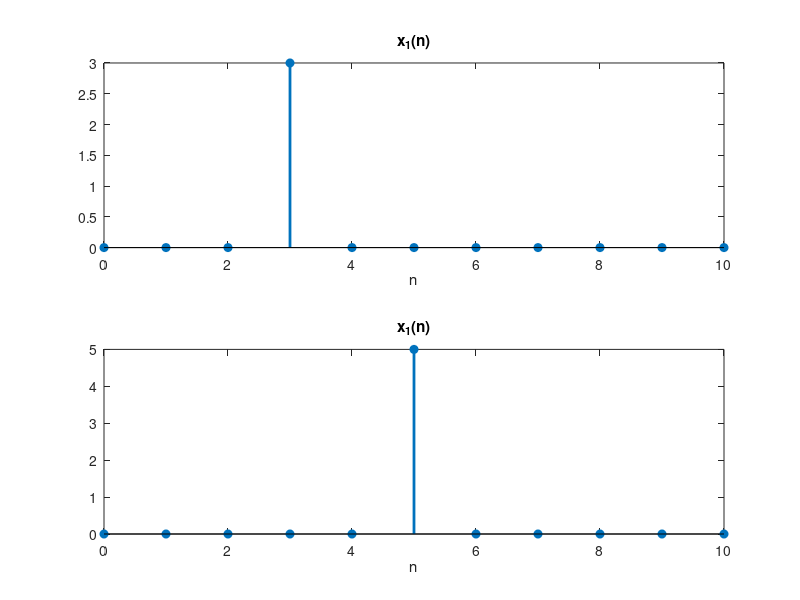
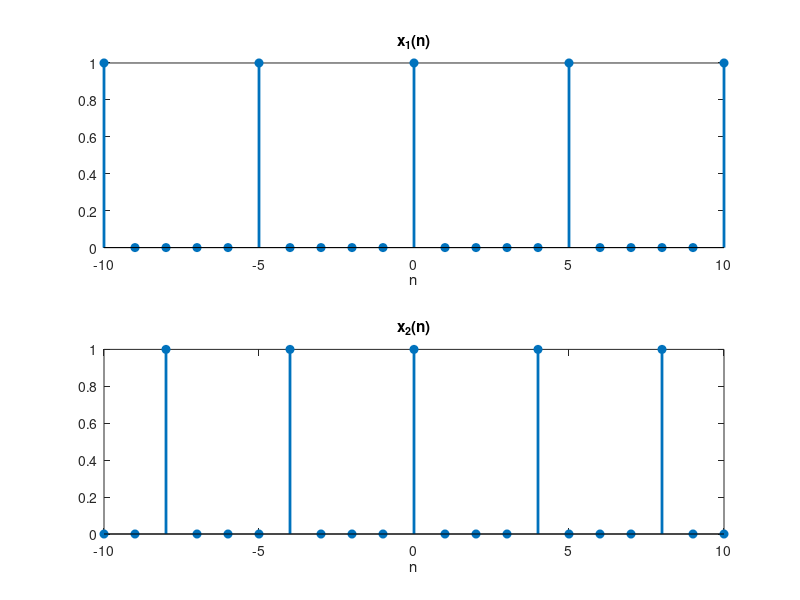
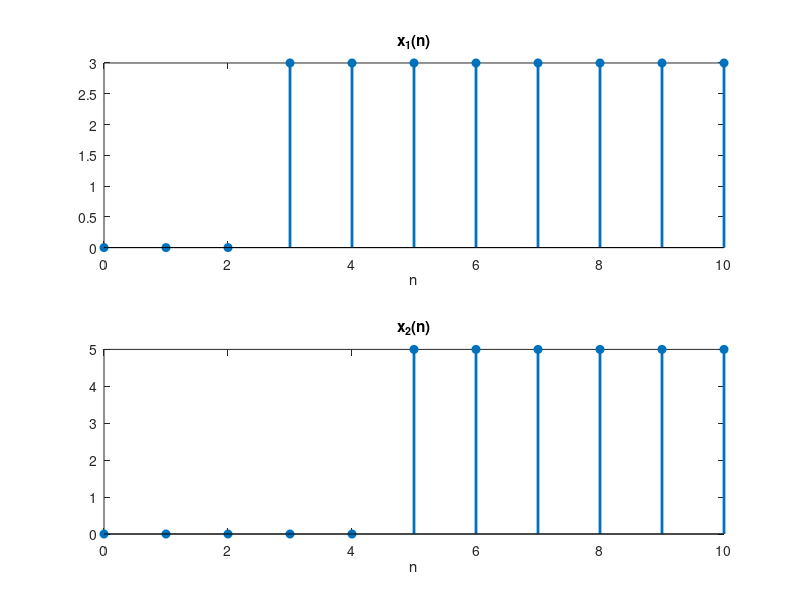
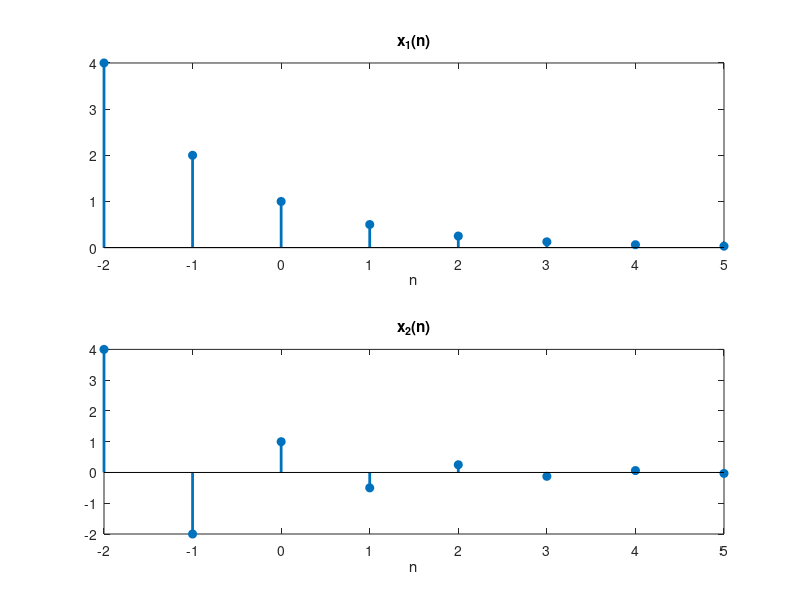

MATLAB code for these plots, in order:
clear all;
clc
close all;

impulso = @(n) n==0;
escalon = @(n) n>=0;
tren = @(n,N) mod(n,N)==0;
exponencial = @(a,n) (a.^n);
seno = @(wo,n) sin(wo*n);
expCompleja = @(wo,n) exp(1i*wo*n);

n=0:10;
figure(1)
subplot(211)
stem(n,3*impulso(n-3),'filled','LineWidth',2)
title('x_1(n)')
xlabel('n')
subplot(212)
stem(n,5*impulso(n-5),'filled','LineWidth',2)
title('x_1(n)')
xlabel('n')

n=-10:10;
figure(2)
subplot(211)
stem(n,tren(n,5),'filled','LineWidth',2)
title('x_1(n)')
xlabel('n')
subplot(212)
stem(n,tren(n,4),'filled','LineWidth',2)
title('x_2(n)')
xlabel('n')

n=0:10;
figure(3)
subplot(211)
stem(n,3*escalon(n-3),'filled','LineWidth',2)
title('x_1(n)')
xlabel('n')
subplot(212)
stem(n,5*escalon(n-5),'filled','LineWidth',2)
title('x_2(n)')
xlabel('n')

n=-2:5;
figure(4)
subplot(211)
stem(n,exponencial(.5,n),'filled','LineWidth',2)
title('x_1(n)')
xlabel('n')
subplot(212)
stem(n,exponencial(-.5,n),'filled','LineWidth',2)
title('x_2(n)')
xlabel('n')

n=-10:10;
figure(5)
subplot(211)
stem(n,seno(pi/5,n),'filled','LineWidth',2)
title('x_1(n)')
xlabel('n')
subplot(212)
stem(n,seno(2*pi/5,n),'filled','LineWidth',2)
title('x_2(n)')
xlabel('n')

n=-10:10;
figure(6)
subplot(211)
stem(n,real(expCompleja(pi/5,n)),'filled','LineWidth',2)
title('x_1(n)')
xlabel('n')
subplot(212)
stem(n,imag(expCompleja(pi/5,n)),'filled','LineWidth',2)
title('x_2(n)')
xlabel('n')
